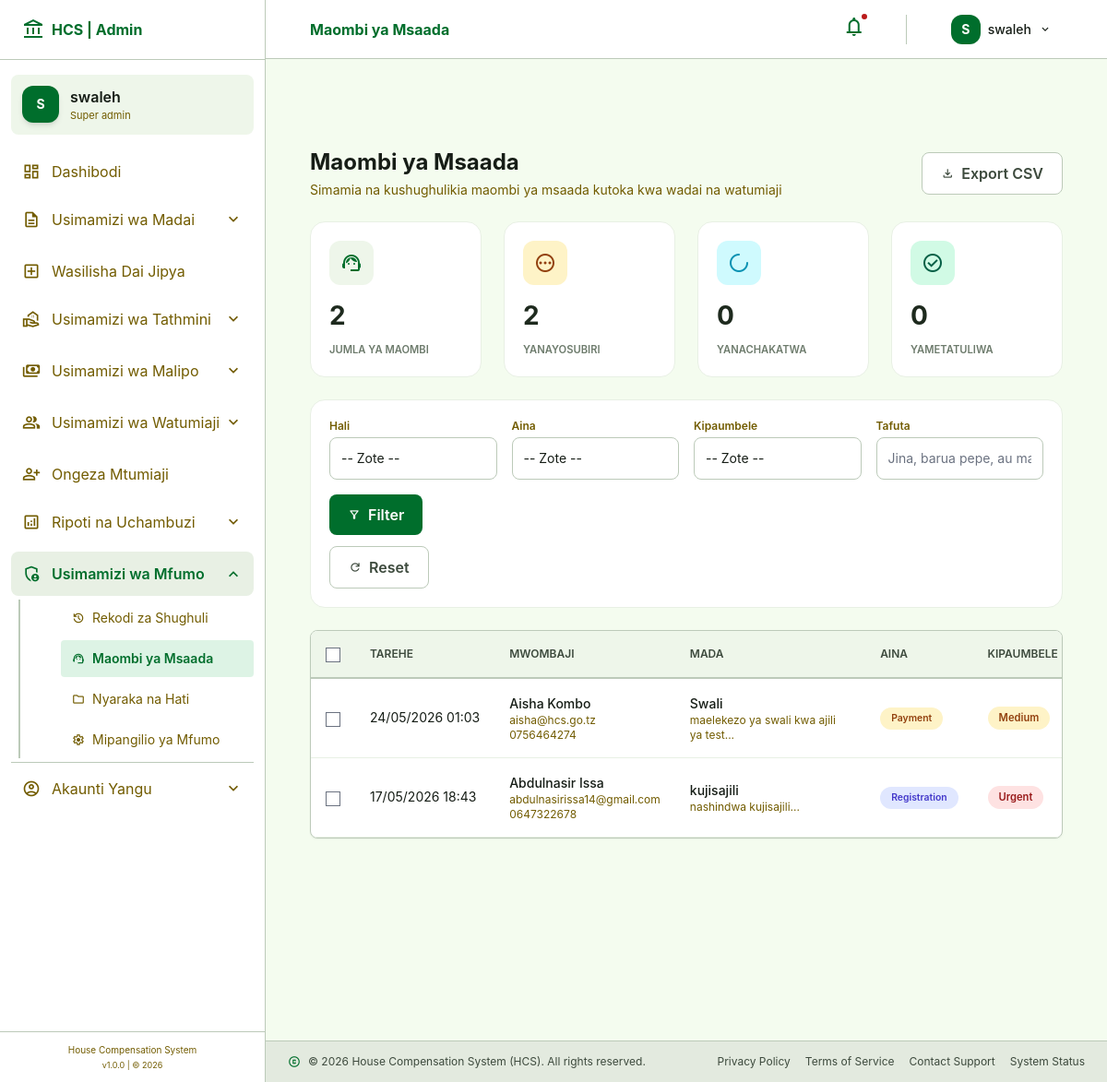
Screenshot of /admin/help-requests.php (signed in) with the database file from the repository.
### tables this page shows
CREATE TABLE `help_requests` (
  `id` int(11) NOT NULL,
  `user_id` int(11) DEFAULT NULL,
  `full_name` varchar(255) NOT NULL,
  `email` varchar(255) NOT NULL,
  `phone` varchar(20) DEFAULT NULL,
  `subject` varchar(255) NOT NULL,
  `message` text NOT NULL,
  `category` enum('registration','claim','valuation','payment','technical','other') DEFAULT 'other',
  `status` enum('pending','in_progress','resolved','closed') DEFAULT 'pending',
  `priority` enum('low','medium','high','urgent') DEFAULT 'medium',
  `assigned_to` int(11) DEFAULT NULL,
  `response` text DEFAULT NULL,
  `responded_by` int(11) DEFAULT NULL,
  `responded_at` datetime DEFAULT NULL,
  `created_at` datetime DEFAULT current_timestamp(),
  `updated_at` datetime DEFAULT current_timestamp() ON UPDATE current_timestamp()
);

### admin/help-requests.php (the view, shortened to what this page needs)
<?php
$conn = getDB();
$search_term = $_GET['search'] ?? '';
$sort_by = $_GET['sort'] ?? 'created_at';
$sort_order = $_GET['order'] ?? 'DESC';
$sort_order = ($sort_order === 'ASC') ? 'ASC' : 'DESC';
$where_clauses = [];
$params = [];
$types = "";
$where_sql = empty($where_clauses) ? "" : "WHERE " . implode(" AND ", $where_clauses);
$page = isset($_GET['page']) ? max(1, intval($_GET['page'])) : 1;
$per_page = 10;
$offset = ($page - 1) * $per_page;
$query = "SELECT h.*,
          a.full_name as assigned_to_name,
          r.full_name as responded_by_name
          FROM help_requests h
          LEFT JOIN users a ON h.assigned_to = a.id
          LEFT JOIN users r ON h.responded_by = r.id
          $where_sql
          ORDER BY ";
if ($sort_by === 'full_name') {
    $query .= "h.full_name $sort_order";
} elseif ($sort_by === 'subject') {
    $query .= "h.subject $sort_order";
} elseif ($sort_by === 'status') {
    $query .= "h.status $sort_order";
} elseif ($sort_by === 'priority') {
    $query .= "FIELD(h.priority, 'urgent', 'high', 'medium', 'low') $sort_order";
} else {
    $query .= "h.created_at $sort_order";
}
$query .= " LIMIT ? OFFSET ?";
$params[] = $per_page;
$params[] = $offset;
$types .= "ii";
$stmt = mysqli_prepare($conn, $query);
mysqli_stmt_bind_param($stmt, $types, ...$params);
mysqli_stmt_execute($stmt);
$result = mysqli_stmt_get_result($stmt);
$requests = [];
while ($row = mysqli_fetch_assoc($result)) {
    $requests[] = $row;
}
$status_counts = [];
$status_query = "SELECT status, COUNT(*) as count FROM help_requests GROUP BY status";
$status_result = mysqli_query($conn, $status_query);
while ($row = mysqli_fetch_assoc($status_result)) {
    $status_counts[$row['status']] = $row['count'];
}
require_once __DIR__ . '/includes/admin-header.php';
?>
<div class="space-y-6">
    <div class="flex flex-col md:flex-row md:items-center justify-between gap-4">
        <div>
            <h2 class="font-headline-lg text-on-background text-2xl font-bold">Maombi ya Msaada</h2>
            <p class="text-secondary text-sm mt-1">Simamia na kushughulikia maombi ya msaada kutoka kwa wadai na watumiaji</p>
        </div>
        <div class="button-group">
            <button onclick="exportRequests()" class="btn-export">
                <span class="material-symbols-outlined text-sm">download</span> Export CSV
            </button>
        </div>
    </div>
    <div class="stats-grid">
        <div class="stat-card">
            <div class="stat-icon" style="background: #eef6ea; color: #006e2c;">
                <span class="material-symbols-outlined">support_agent</span>
            </div>
            <div class="stat-value"><?php echo array_sum($status_counts); ?></div>
            <div class="stat-label">Jumla ya Maombi</div>
        </div>
        <div class="stat-card">
            <div class="stat-icon" style="background: #fef3c7; color: #92400e;">
                <span class="material-symbols-outlined">pending</span>
            </div>
            <div class="stat-value"><?php echo $status_counts['pending'] ?? 0; ?></div>
            <div class="stat-label">Yanayosubiri</div>
        </div>
        <div class="stat-card">
            <div class="stat-icon" style="background: #cffafe; color: #0891b2;">
                <span class="material-symbols-outlined">progress_activity</span>
            </div>
            <div class="stat-value"><?php echo $status_counts['in_progress'] ?? 0; ?></div>
            <div class="stat-label">Yanachakatwa</div>
        </div>
        <div class="stat-card">
            <div class="stat-icon" style="background: #d1fae5; color: #065f46;">
                <span class="material-symbols-outlined">check_circle</span>
            </div>
            <div class="stat-value"><?php echo ($status_counts['resolved'] ?? 0) + ($status_counts['closed'] ?? 0); ?></div>
            <div class="stat-label">Yametatuliwa</div>
        </div>
    </div>
    <div class="filter-bar">
        <form method="GET" action="" class="filter-grid">
            <div>
                <label class="text-xs font-semibold text-secondary block mb-1">Hali</label>
                <select name="status" class="filter-select">
                    <option value="all">-- Zote --</option>
                </select>
            </div>
            <div>
                <label class="text-xs font-semibold text-secondary block mb-1">Aina</label>
                <select name="category" class="filter-select">
                    <option value="all">-- Zote --</option>
                </select>
            </div>
            <div>
                <label class="text-xs font-semibold text-secondary block mb-1">Kipaumbele</label>
                <select name="priority" class="filter-select">
                    <option value="all">-- Zote --</option>
                </select>
            </div>
            <div>
                <label class="text-xs font-semibold text-secondary block mb-1">Tafuta</label>
                <input type="text" name="search" class="filter-input" placeholder="Jina, barua pepe, au mada..." value="<?php echo htmlspecialchars($search_term); ?>">
            </div>
            <div class="button-group">
                <button type="submit" class="btn-filter">
                    <span class="material-symbols-outlined text-sm">filter_alt</span> Filter
                </button>
                <a href="help-requests.php" class="btn-export">
                    <span class="material-symbols-outlined text-sm">refresh</span> Reset
                </a>
            </div>
        </form>
    </div>
    <div class="bg-white border border-outline-variant rounded-xl shadow-sm overflow-hidden">
        <div class="table-container">
            <form id="bulk_form" method="POST">
                <table class="help-table">
                    <thead>
                        <tr>
                            <th class="w-10"><input type="checkbox" id="select_all" class="checkbox-select"></th>
                            <th><a href="?<?php echo http_build_query(array_merge($_GET, ['sort' => 'created_at', 'order' => $sort_by == 'created_at' && $sort_order == 'ASC' ? 'DESC' : 'ASC'])); ?>">Tarehe</a></th>
                            <th><a href="?<?php echo http_build_query(array_merge($_GET, ['sort' => 'full_name', 'order' => $sort_by == 'full_name' && $sort_order == 'ASC' ? 'DESC' : 'ASC'])); ?>">Mwombaji</a></th>
                            <th><a href="?<?php echo http_build_query(array_merge($_GET, ['sort' => 'subject', 'order' => $sort_by == 'subject' && $sort_order == 'ASC' ? 'DESC' : 'ASC'])); ?>">Mada</a></th>
                            <th>Aina</th>
                            <th><a href="?<?php echo http_build_query(array_merge($_GET, ['sort' => 'priority', 'order' => $sort_by == 'priority' && $sort_order == 'ASC' ? 'DESC' : 'ASC'])); ?>">Kipaumbele</a></th>
                        </tr>
                    </thead>
                    <tbody>
                        <?php if (empty($requests)): ?>
                        <tr>
                            <td colspan="8" class="text-center py-12 text-secondary">
                                <span class="material-symbols-outlined text-5xl mb-2 block">support_agent</span>
                                Hakuna maombi ya msaada yanayoendana na vigezo vyako
                            </td>
                        </tr>
                        <?php else: ?>
                        <?php foreach ($requests as $request): ?>
                        <tr id="row-<?php echo $request['id']; ?>">
                            <td><input type="checkbox" name="selected_ids[]" value="<?php echo $request['id']; ?>" class="checkbox-select request-checkbox"></td>
                            <td class="whitespace-nowrap text-sm"><?php echo date('d/m/Y H:i', strtotime($request['created_at'])); ?></td>
                            <td>
                                <div class="font-medium"><?php echo htmlspecialchars($request['full_name']); ?></div>
                                <div class="text-xs text-secondary"><?php echo htmlspecialchars($request['email']); ?></div>
                                <div class="text-xs text-secondary"><?php echo htmlspecialchars($request['phone'] ?? '-'); ?></div>
                            </td>
                            <td>
                                <div class="font-medium"><?php echo htmlspecialchars($request['subject']); ?></div>
                                <div class="text-xs text-secondary line-clamp-2"><?php echo htmlspecialchars(substr($request['message'], 0, 60)); ?>...</div>
                            </td>
                            <td><span class="category-badge <?php echo $request['category']; ?>"><?php echo ucfirst(str_replace('_', ' ', $request['category'])); ?></span></td>
                            <td><span class="priority-badge <?php echo $request['priority']; ?>"><?php echo ucfirst($request['priority']); ?></span></td>
                        </tr>
                        <?php endforeach; ?>
                        <?php endif; ?>
                    </tbody>
                </table>
            </form>
        </div>
    </div>
</div>
<?php require_once __DIR__ . '/includes/admin-footer.php'; ?>

### admin/includes/admin-header.php (style rules this page uses)
.material-symbols-outlined { font-variation-settings: 'FILL' 0, 'wght' 400, 'GRAD' 0, 'opsz' 24; }

### admin/help-requests.php (style rules this page uses)
.stats-grid { display: grid; grid-template-columns: repeat(4, 1fr); gap: 1.5rem; margin-bottom: 1.5rem; }
.stat-card { background: white; border-radius: 1rem; padding: 1.25rem; border: 1px solid #e8f0e4; transition: all 0.2s; }
.stat-icon { width: 48px; height: 48px; border-radius: 12px; display: flex; align-items: center; justify-content: center; font-size: 1.5rem; margin-bottom: 0.75rem; }
.stat-value { font-size: 1.75rem; font-weight: 700; color: #1e2a1e; }
.stat-label { font-size: 0.7rem; text-transform: uppercase; color: #6d7b6c; font-weight: 600; margin-top: 0.5rem; }
.priority-badge { display: inline-flex; align-items: center; padding: 0.25rem 0.75rem; border-radius: 9999px; font-size: 0.7rem; font-weight: 600; gap: 0.25rem; }
.priority-badge.urgent { background: #fee2e2; color: #991b1b; }
.priority-badge.medium { background: #fef3c7; color: #92400e; }
.category-badge { display: inline-flex; align-items: center; padding: 0.25rem 0.75rem; border-radius: 9999px; font-size: 0.65rem; font-weight: 600; }
.category-badge.registration { background: #e0e7ff; color: #4338ca; }
.category-badge.payment { background: #fef3c7; color: #92400e; }
.table-container { overflow-x: auto; -webkit-overflow-scrolling: touch; }
.help-table { width: 100%; border-collapse: collapse; min-width: 1000px; }
.help-table th { padding: 1rem; text-align: left; font-size: 0.75rem; font-weight: 600; text-transform: uppercase; color: #3d4a3d; background-color: #eef6ea; border-bottom: 2px solid #bccab9; }
.help-table td { padding: 1rem; border-bottom: 1px solid #e8f0e4; vertical-align: middle; font-size: 0.875rem; }
.filter-bar { background: white; border-radius: 1rem; padding: 1.25rem; border: 1px solid #e8f0e4; margin-bottom: 1.5rem; }
.filter-grid { display: grid; grid-template-columns: repeat(auto-fit, minmax(180px, 1fr)); gap: 1rem; align-items: end; }
.filter-select, .filter-input { padding: 0.625rem 0.75rem; border: 1px solid #bccab9; border-radius: 0.5rem; font-size: 0.875rem; background: white; width: 100%; }
.btn-filter, .btn-export { padding: 0.625rem 1.25rem; border-radius: 0.5rem; font-weight: 600; cursor: pointer; display: inline-flex; align-items: center; justify-content: center; gap: 0.5rem; }
.btn-filter { background-color: #006e2c; color: white; border: none; }
.btn-export { background-color: white; color: #3d4a3d; border: 1px solid #bccab9; }
.button-group { display: flex; gap: 0.75rem; flex-wrap: wrap; }

### rows the page displays
help_requests: created_at "24/05/2026 01:03", full_name "Aisha Kombo", email "aisha@hcs.go.tz", phone "0756464274", subject "Swali", message "maelekezo ya swali kwa ajili ya test", category "Payment", priority "Medium"
help_requests: created_at "17/05/2026 18:43", full_name "Abdulnasir Issa", email "abdulnasirissa14@gmail.com", phone "0647322678", subject "kujisajili", message "nashindwa kujisajili", category "Registration", priority "Urgent"

### other values shown
substr($_SESSION['full_name'] ?? 'A', 0, 1) "S"
$_SESSION['full_name'] "swaleh"
str_replace('_', ' ', $_SESSION['role'] ?? 'Super Admin') "Super admin"
$page_heading "Maombi ya Msaada"
substr($_SESSION['full_name'], 0, 1) "S"
array_sum($status_counts) "2"
$status_counts['pending'] "2"
$status_counts['in_progress'] "0"
